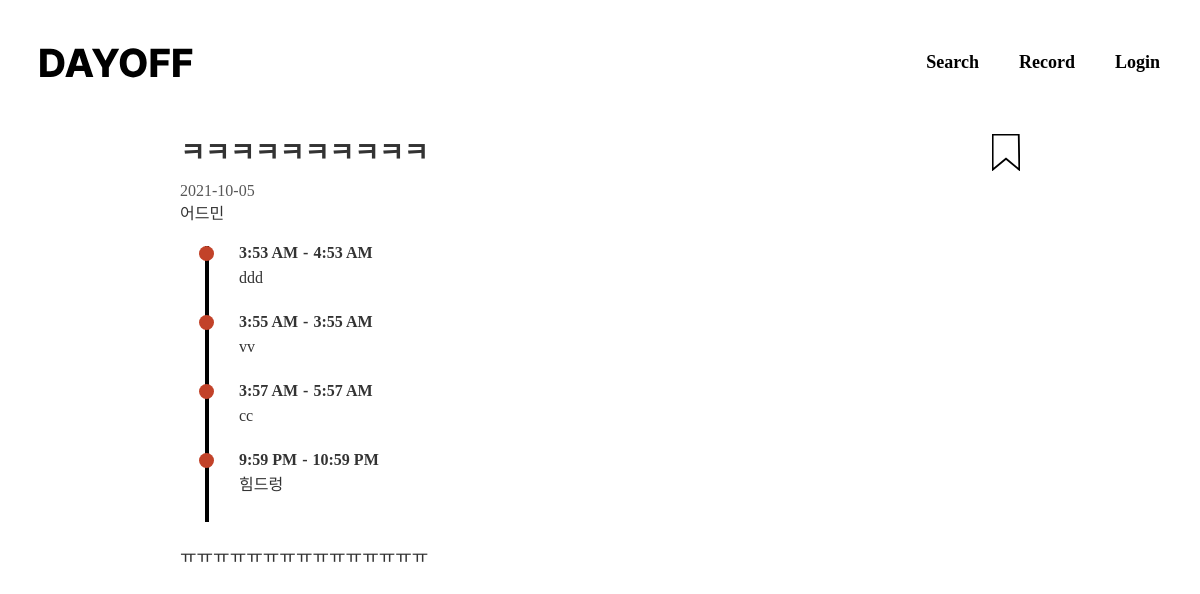
Page /postDetail/34 on the committed database.
### today/models.py (models this page shows, shortened)
class Post(models.Model):
    author = models.ForeignKey(
        settings.AUTH_USER_MODEL,
        on_delete=models.CASCADE,
    )
    title = models.CharField(max_length=100, blank=True, null=True)
    pub_date = models.DateField('data published', blank=True, null=True)
    hashtag = models.ManyToManyField(Hashtag, blank=True, null=True)
    body = models.TextField(max_length=500, blank=True, null=True)
    image=models.ImageField(upload_to='images/', blank=True, null=True)
    bookmark=models.ManyToManyField(
        settings.AUTH_USER_MODEL,
        blank=True,
        related_name='bookmark'
    )

class Schedule(models.Model):
    post = models.ForeignKey(
        Post, on_delete=models.CASCADE, related_name='schedules', blank=True, null=True)
    start_time = models.TimeField(default=datetime.time(00, 00))
    end_time = models.TimeField(default=datetime.time(00, 00))
    contents = models.CharField(max_length=100, blank=True, null=True)

### account/models.py (models this page shows)
class CustomUser(AbstractUser):
    nickname = models.CharField(max_length=30)
    name = models.CharField(max_length=30)

### today/views.py (the view)
# urls.py: path('postDetail/<int:post_id>',
def postDetail(request, post_id):
    post_detail = get_object_or_404(Post, pk=post_id)
    hashtag = post_detail.hashtag.all()
    bookmark=post_detail.bookmark.all()
    schedule=post_detail.schedules.all().order_by('start_time__hour')
    return render(request, 'postDetail.html', {'post': post_detail, 'hashtags': hashtag, 'schedules': schedule, 'bookmarks':bookmark})

### templates/postDetail.html (shortened to what this page needs)
<!DOCTYPE html>
<html lang="en">
  <head>
    <link
      rel="stylesheet"
      href="https://maxcdn.bootstrapcdn.com/bootstrap/3.3.2/css/bootstrap.min.css"
    />
    <link
      rel="stylesheet"
      type="text/css"
      href="../static/css/postDetail.css"
    />
    <link rel="stylesheet" type="text/css" href="../static/css/common.css" />
  </head>
  <body>
    {% include 'header.html' %}
    <div class="contents">
      <div class="post-title">
        {{post.title}} {% if user.is_authenticated and user == post.author %}
        <div class="empty"></div>
        <div>
          <a href="{% url 'editPost' post.id %}" style="color: black"
            ><button id="control-button">EDIT</button></a
          >
          <a href="{% url 'deletePost' post.id%}" style="color: black"
            ><button id="control-button">DELETE</button></a
          >
        </div>
        {% else %}
        <div id="{{post.id}}" onclick="post_bookmark(this.id)">
          {% if user in bookmarks.all %}
          <img
            src="../static/image/bookmark-filled.svg"
            id="bookmark-icon-filled"
            style="display: block"
          />
          <img
            src="../static/image/bookmark-empty.svg"
            id="bookmark-icon-empty"
            style="display: none"
          />
          {% else %} {% if not user.is_authenticated %}
          <a href="{% url 'login' %}"
            ><img
              src="../static/image/bookmark-empty.svg"
              id="bookmark-icon-empty"
              style="display: block"
          /></a>
          {% else %}
          <img
            src="../static/image/bookmark-empty.svg"
            id="bookmark-icon-empty"
            style="display: block"
          />
          {% endif %}
          />{% endif %}
        </div>
        {% endif %}
      </div>
      <div class="post-pub-date">{{post.pub_date|date:"Y-m-d"}}</div>
      <div class="post-author">{{post.author.nickname}}</div>
      <div class="post-schedule">
        {% for schedule in schedules.all %}
        <div class="schedule-time">
          <div class="schedule-dot"></div>
          {{schedule.start_time|time:"g:i A"}}
          <div class="time-between">-</div>
          {{schedule.end_time|time:"g:i A"}}
        </div>
        <div class="schedule-content">{{schedule.contents}}</div>
        {% endfor %}
      </div>
      <div class="post-body">{{post.body}}</div>
    </div>
  </body>
</html>

### static/css/postDetail.css (style rules this page uses)
.post-title { font-size: 27px; font-weight: 600; display: flex; justify-content: space-between; padding: 8px 0; }
.post-pub-date { font-size: 16px; color: #575757; font-weight: 500; }
.post-author { font-size: 16px; margin-bottom: 20px; font-weight: 500; }
.post-schedule { border-left: 4px solid black; padding-left: 15px; margin-left: 25px; line-height: 100%; }
.schedule-dot { width: 15px; height: 15px; border-radius: 100%; background-color: #c24229; position: relative; left: -24.7px; }
.schedule-time { font-size: 16px; font-weight: 600; display: flex; align-items: center; }
.schedule-content { font-size: 16px; padding-bottom: 30px; padding-top: 10px; padding-left: 15px; }
.post-body { font-size: 18px; padding: 20px 0; line-height: 170%; width: 70%; }
#bookmark-icon-empty { display: block; transition: 0.3s; position: relative; z-index: 1; }
.time-between { margin: 0 5px; }

### static/css/common.css (style rules this page uses)
* { font-family: Pretendard; }
a { text-decoration: none; }
.contents { padding: 0 15%; margin-bottom: 15%; }

### rows in the picture
Post: title "ㅋㅋㅋㅋㅋㅋㅋㅋㅋㅋ", pub_date "2021-10-05", author.nickname "어드민", body "ㅠㅠㅠㅠㅠㅠㅠㅠㅠㅠㅠㅠㅠㅠㅠ"
Schedule: start_time "3:53 AM", end_time "4:53 AM", contents "ddd"
Schedule: start_time "3:55 AM", end_time "3:55 AM", contents "vv"
Schedule: start_time "3:57 AM", end_time "5:57 AM", contents "cc"
Schedule: start_time "9:59 PM", end_time "10:59 PM", contents "힘드렁"
